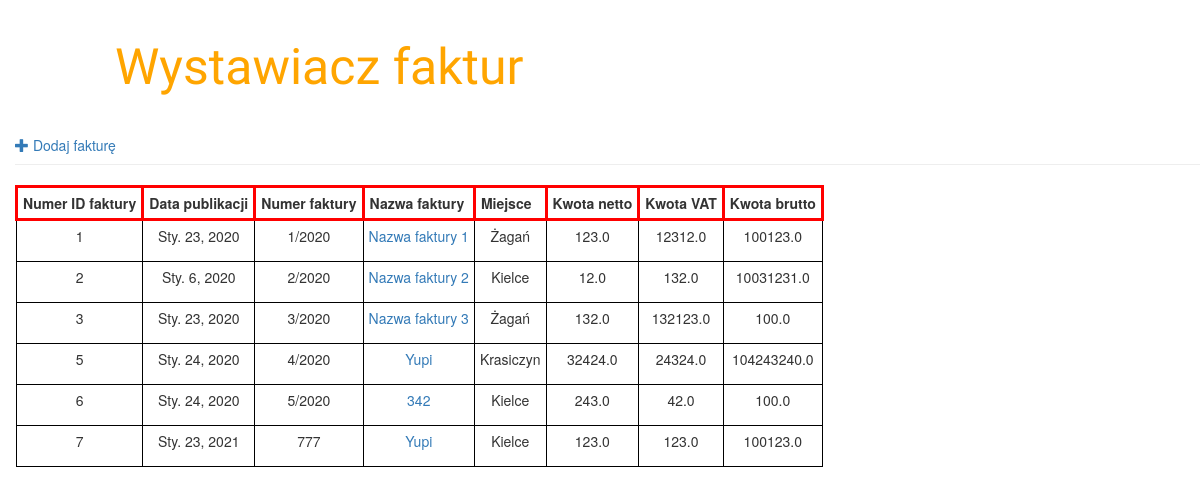
The app's page /, older data.
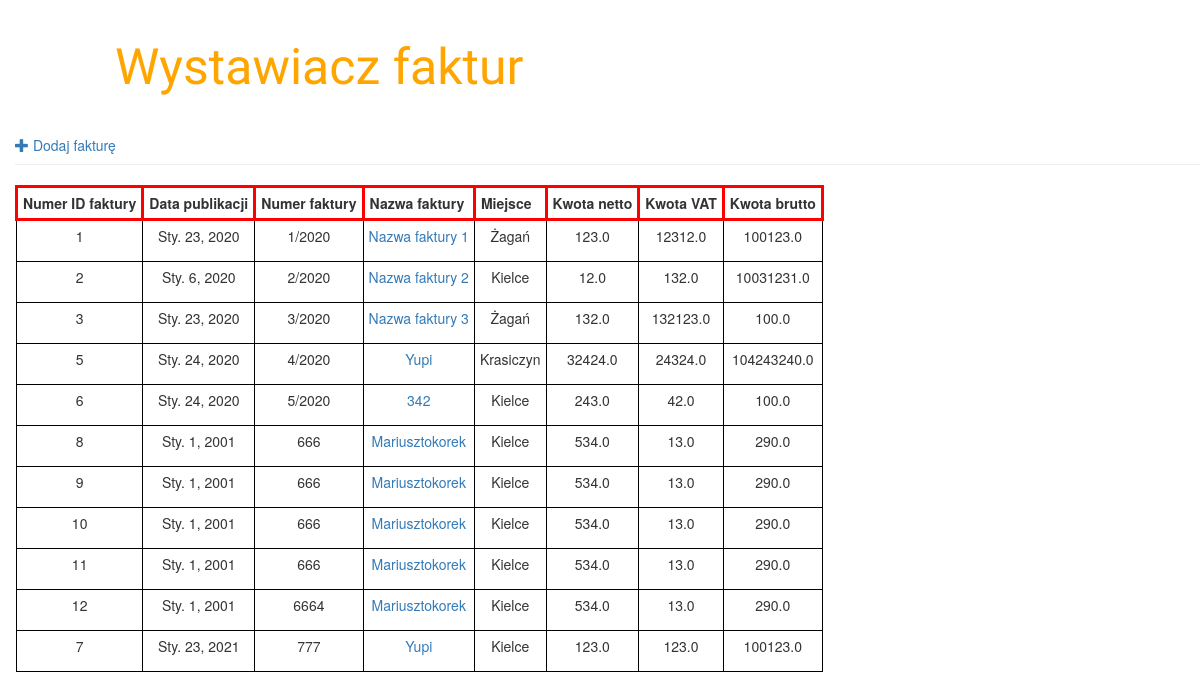
The same page, newer data.
### invoice_app/models.py (models this page shows, shortened)
class Invoice(models.Model):
	invoice_id = models.AutoField(primary_key = True)
	invoice_date_of_issue = models.DateField('Data wystawienia')
	invoice_nr = models.CharField("Numer faktur", max_length = 250)
	invoice_name = models.CharField("Nazwa faktury", max_length = 250)
	invoice_netto = models.FloatField("Kwota netto")
	invoice_vat = models.FloatField("Vat")
	invoice_brutto = models.FloatField("Kwota brutto", default = 100)
	invoice_place = models.CharField("Miejsce którego dotyczy", max_length=20, choices=Place_CHOICES, default='Nie dotyczy')

### invoice_app/views.py (the view)
# urls.py: path('', views.invoice_list, name='invoice_list'),
def invoice_list(request):
	invoice = Invoice.objects.order_by('invoice_nr')
	return render(request, 'invoice_app/post_list.html', {'invoice' : invoice})

### invoice_app/templates/invoice_app/post_list.html
{% extends 'invoice_app/base.html' %}
{% block content %}
	<table>
		<tr>
    		<th>Numer ID faktury</th>
    		<th>Data publikacji</th>
    		<th>Numer faktury</th>
    		<th>Nazwa faktury</th>
    		<th>Miejsce</th>
    		<th>Kwota netto</th>
    		<th>Kwota VAT</th>
    		<th>Kwota brutto</th>
 		</tr>
		{% for invo in invoice %}
		<tr>
			<td><p>{{invo.invoice_id}}</p></td>
			<td><p>{{invo.invoice_date_of_issue}}</p></td>
			<td><p>{{invo.invoice_nr}}</p></td>
			<td><p><a href="{% url 'invoice_detail' pk=invo.pk %}">{{invo.invoice_name}}</a></p></td>
			<td><p>{{invo.invoice_place}}</p></td>
			<td><p>{{invo.invoice_netto}}</p></td>
			<td><p>{{invo.invoice_vat}}</p></td>
			<td><p>{{invo.invoice_brutto}}</p></td>
		</tr>
		{% endfor %}
	</table>
	{% endblock %}

### invoice_app/templates/invoice_app/base.html (shortened to what this page needs)
<!DOCTYPE html>
{% load static %}
<html>
<head>
	<link rel="stylesheet" href="//maxcdn.bootstrapcdn.com/bootstrap/3.2.0/css/bootstrap.min.css">
	<link rel="stylesheet" href="//maxcdn.bootstrapcdn.com/bootstrap/3.2.0/css/bootstrap-theme.min.css">
	<link rel="stylesheet" href="{% static 'css/style.css' %}">
</head>
<body>
	<div class="page-header">
		<h1>Wystawiacz faktur</h1>
		<a href="{% url 'invoice_new' %}" class="top-menu"><span class="glyphicon glyphicon-plus"></span> Dodaj fakturę</a>
	</div>
	 {% block content %}
	 {% endblock %}
</body>
</html>

### invoice_app/static/css/style.css (style rules this page uses)
table td { border: 1px solid black; padding: 5px; }
table th { border: 3px solid red; padding: 5px; }
h1 { text-align: left; color: orange; font-size: 50px; font-family:'Lobster'; padding-bottom: 30px; padding-left: 100px }
body { padding-left: 15px; }
table { text-align: center; }

Row changes from the older to the newer data that the page shows:
added Invoice: invoice_id "8", invoice_date_of_issue "Sty. 1, 2001", invoice_nr "666", invoice_name "Mariusztokorek", invoice_place "Kielce", invoice_netto "534.0", invoice_vat "13.0", invoice_brutto "290.0"
added Invoice: invoice_id "9", invoice_date_of_issue "Sty. 1, 2001", invoice_nr "666", invoice_name "Mariusztokorek", invoice_place "Kielce", invoice_netto "534.0", invoice_vat "13.0", invoice_brutto "290.0"
added Invoice: invoice_id "10", invoice_date_of_issue "Sty. 1, 2001", invoice_nr "666", invoice_name "Mariusztokorek", invoice_place "Kielce", invoice_netto "534.0", invoice_vat "13.0", invoice_brutto "290.0"
added Invoice: invoice_id "11", invoice_date_of_issue "Sty. 1, 2001", invoice_nr "666", invoice_name "Mariusztokorek", invoice_place "Kielce", invoice_netto "534.0", invoice_vat "13.0", invoice_brutto "290.0"
added Invoice: invoice_id "12", invoice_date_of_issue "Sty. 1, 2001", invoice_nr "6664", invoice_name "Mariusztokorek", invoice_place "Kielce", invoice_netto "534.0", invoice_vat "13.0", invoice_brutto "290.0"
